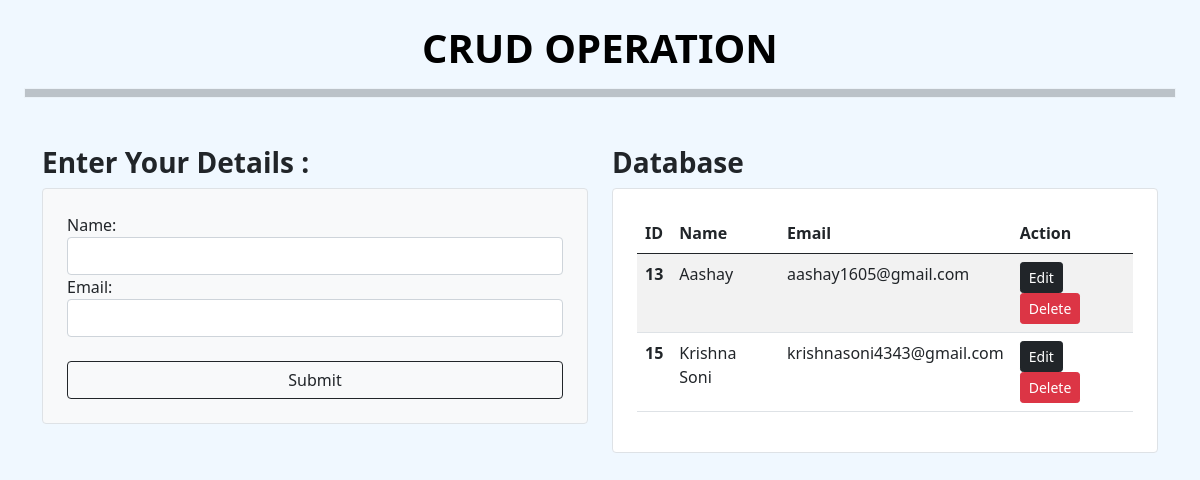
Before: / with the older database file.
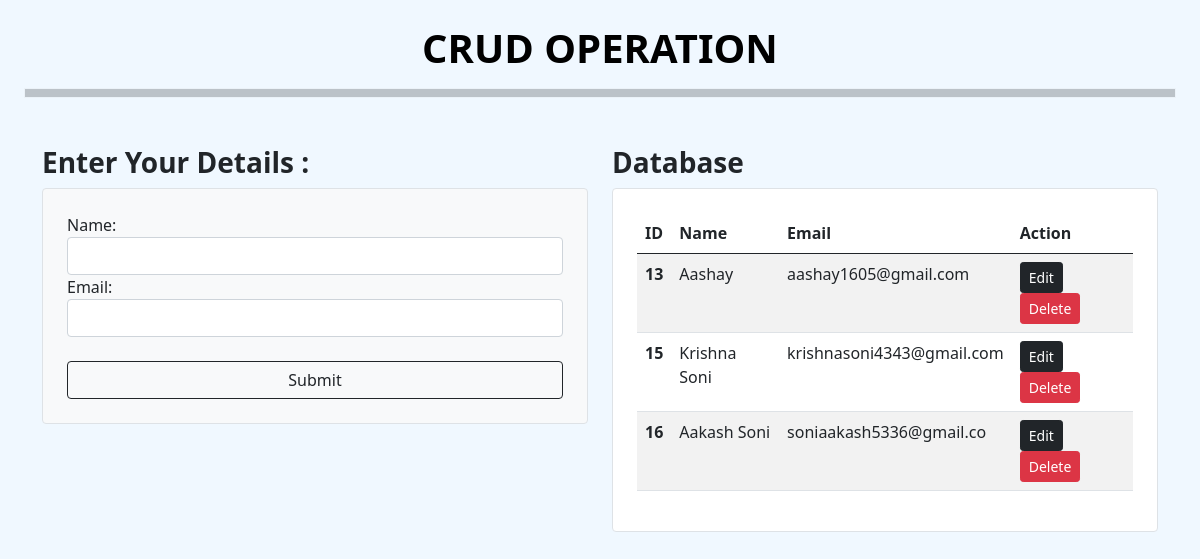
After: the same page with the newer database file.
### core/models.py (models this page shows)
class Crud(models.Model):
    name=models.CharField(max_length=60)
    Email=models.EmailField(max_length=70)

### core/views.py (the view)
# urls.py: path('',views.base,name='base'),
def base(request):
    if request.method == 'POST':
        crud=Crudform(request.POST)
        if crud.is_valid():
            crud.save()
            messages.success(request, "Record added successfully!")
        return redirect('base')
    else:
        crud=Crudform()
        cd=Crud.objects.all()
        return render (request,'core/base.html',{'crud':crud,'cd':cd})

### core/forms.py
class Crudform(forms.ModelForm):
    class Meta:
        model=Crud
        fields='__all__'
        widgets={
            'name':forms.TextInput(attrs={'class':'form-control col-auto'}),
            'Email':forms.EmailInput(attrs={'class':'form-control'})
        }

### core/templates/core/base.html (shortened to what this page needs)
<!--{% load static %}
{% load static %}
<!DOCTYPE html>
<html lang="en">
<head>
    <link rel="stylesheet" href="{% static 'core/css/bootstrap.min.css' %}">
    <link rel="stylesheet" href="{% static 'core/css/core.css' %}">
</head>
<body>
    <h1 class="text-center mt-4" style='font-weight:bolder; color:black;'>CRUD OPERATION</h1>
    <hr class='ms-4 me-4 p-1 border dashed bg-dark' >
    <div class="container mt-5">
            <div class="row">
            <div class="col-md-6">
                <h3> <strong>Enter Your Details :</strong></h3>
                <div class="p-4 border rounded bg-light">
                    <form action="" method="POST">
                        {{ crud }}
                        <br>
                        <button type="submit" id="submit" class="btn btn-outline-dark w-100">Submit</button>
                    </form>
                </div>
            </div>
            <div class="col-md-6">
                <h3 id="db"> <strong>Database</strong></h3>
                <div class="p-4 border rounded bg-white">
                    <table class="table table-striped">
                        <thead class="thead-dark">
                            <tr>
                                <th scope="col">ID</th>
                                <th scope="col">Name</th>
                                <th scope="col">Email</th>
                                <th scope="col">Action</th>
                            </tr>
                        </thead>
                        <tbody>
                            {% for c in cd %}
                            <tr>
                                <th scope="row">{{ c.id }}</th>
                                <td>{{ c.name }}</td>
                                <td>{{ c.Email }}</td>
                                <td>
                                    <a href="{% url "update" c.id %}" class="btn btn-sm btn-dark">Edit</a>
                                    <form action="{% url "delete" c.id  %}" method="POST" class='d-inline'>
                                        <input type="submit" value='Delete' class='btn btn-sm btn-danger'>
                                    </form>
                                </td>
                            </tr>
                            {% endfor %}
                        </tbody>
                    </table>
                </div>
            </div>
        </div>
    </div>
</body>
</html>

Changed rows visible on the page:
added Crud: id "16", name "Aakash Soni", Email "soniaakash5336@gmail.co"
